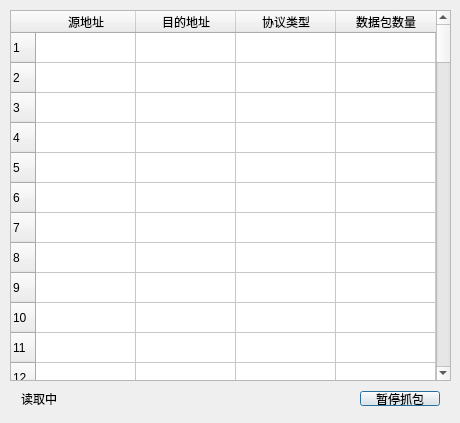
<?xml version="1.0" encoding="UTF-8"?>
<ui version="4.0">
 <class>Dialog</class>
 <widget class="QDialog" name="Dialog">
  <property name="geometry">
   <rect>
    <x>0</x>
    <y>0</y>
    <width>460</width>
    <height>423</height>
   </rect>
  </property>
  <property name="minimumSize">
   <size>
    <width>460</width>
    <height>423</height>
   </size>
  </property>
  <property name="maximumSize">
   <size>
    <width>460</width>
    <height>423</height>
   </size>
  </property>
  <property name="windowTitle">
   <string>IP流量分析工具</string>
  </property>
  <widget class="QTableWidget" name="msgTable">
   <property name="geometry">
    <rect>
     <x>10</x>
     <y>10</y>
     <width>441</width>
     <height>371</height>
    </rect>
   </property>
   <property name="rowCount">
    <number>100</number>
   </property>
   <property name="columnCount">
    <number>4</number>
   </property>
   <row/>
   <row/>
   <row/>
   <row/>
   <row/>
   <row/>
   <row/>
   <row/>
   <row/>
   <row/>
   <row/>
   <row/>
   <row/>
   <row/>
   <row/>
   <row/>
   <row/>
   <row/>
   <row/>
   <row/>
   <row/>
   <row/>
   <row/>
   <row/>
   <row/>
   <row/>
   <row/>
   <row/>
   <row/>
   <row/>
   <row/>
   <row/>
   <row/>
   <row/>
   <row/>
   <row/>
   <row/>
   <row/>
   <row/>
   <row/>
   <row/>
   <row/>
   <row/>
   <row/>
   <row/>
   <row/>
   <row/>
   <row/>
   <row/>
   <row/>
   <row/>
   <row/>
   <row/>
   <row/>
   <row/>
   <row/>
   <row/>
   <row/>
   <row/>
   <row/>
   <row/>
   <row/>
   <row/>
   <row/>
   <row/>
   <row/>
   <row/>
   <row/>
   <row/>
   <row/>
   <row/>
   <row/>
   <row/>
   <row/>
   <row/>
   <row/>
   <row/>
   <row/>
   <row/>
   <row/>
   <row/>
   <row/>
   <row/>
   <row/>
   <row/>
   <row/>
   <row/>
   <row/>
   <row/>
   <row/>
   <row/>
   <row/>
   <row/>
   <row/>
   <row/>
   <row/>
   <row/>
   <row/>
   <row/>
   <row/>
   <column>
    <property name="text">
     <string>源地址</string>
    </property>
   </column>
   <column>
    <property name="text">
     <string>目的地址</string>
    </property>
   </column>
   <column>
    <property name="text">
     <string>协议类型</string>
    </property>
   </column>
   <column>
    <property name="text">
     <string>数据包数量</string>
    </property>
   </column>
  </widget>
  <widget class="QWidget" name="layoutWidget">
   <property name="geometry">
    <rect>
     <x>10</x>
     <y>380</y>
     <width>441</width>
     <height>37</height>
    </rect>
   </property>
   <layout class="QVBoxLayout" name="verticalLayout">
    <item>
     <layout class="QHBoxLayout" name="horizontalLayout">
      <item>
       <widget class="QLabel" name="ipLabel">
        <property name="text">
         <string>读取中</string>
        </property>
       </widget>
      </item>
      <item>
       <spacer name="spacer">
        <property name="orientation">
         <enum>Qt::Horizontal</enum>
        </property>
        <property name="sizeHint" stdset="0">
         <size>
          <width>0</width>
          <height>0</height>
         </size>
        </property>
       </spacer>
      </item>
      <item>
       <widget class="QPushButton" name="startButton">
        <property name="text">
         <string>暂停抓包</string>
        </property>
       </widget>
      </item>
     </layout>
    </item>
   </layout>
  </widget>
  <zorder>layoutWidget</zorder>
  <zorder>msgTable</zorder>
 </widget>
 <layoutdefault spacing="6" margin="11"/>
 <resources/>
 <connections/>
</ui>
